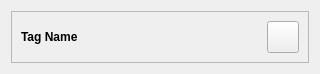
<?xml version="1.0" encoding="UTF-8"?>
<ui version="4.0">
 <class>TagItemWidget</class>
 <widget class="QWidget" name="TagItemWidget">
  <property name="geometry">
   <rect>
    <x>0</x>
    <y>0</y>
    <width>320</width>
    <height>72</height>
   </rect>
  </property>
  <property name="sizePolicy">
   <sizepolicy hsizetype="Maximum" vsizetype="Maximum">
    <horstretch>0</horstretch>
    <verstretch>0</verstretch>
   </sizepolicy>
  </property>
  <property name="maximumSize">
   <size>
    <width>320</width>
    <height>72</height>
   </size>
  </property>
  <property name="windowTitle">
   <string>Form</string>
  </property>
  <layout class="QGridLayout" name="gridLayout">
   <item row="0" column="0">
    <widget class="QFrame" name="frame">
     <property name="frameShape">
      <enum>QFrame::Shape::StyledPanel</enum>
     </property>
     <property name="frameShadow">
      <enum>QFrame::Shadow::Raised</enum>
     </property>
     <layout class="QGridLayout" name="gridLayout_2">
      <item row="0" column="0">
       <widget class="QLabel" name="nameLabel">
        <property name="font">
         <font>
          <bold>true</bold>
         </font>
        </property>
        <property name="text">
         <string>Tag Name</string>
        </property>
       </widget>
      </item>
      <item row="0" column="1">
       <widget class="QPushButton" name="deleteButton">
        <property name="sizePolicy">
         <sizepolicy hsizetype="Maximum" vsizetype="Maximum">
          <horstretch>0</horstretch>
          <verstretch>0</verstretch>
         </sizepolicy>
        </property>
        <property name="minimumSize">
         <size>
          <width>32</width>
          <height>32</height>
         </size>
        </property>
        <property name="maximumSize">
         <size>
          <width>32</width>
          <height>32</height>
         </size>
        </property>
        <property name="text">
         <string/>
        </property>
        <property name="icon">
         <iconset theme="QIcon::ThemeIcon::EditDelete"/>
        </property>
       </widget>
      </item>
     </layout>
    </widget>
   </item>
  </layout>
 </widget>
 <resources/>
 <connections/>
</ui>
